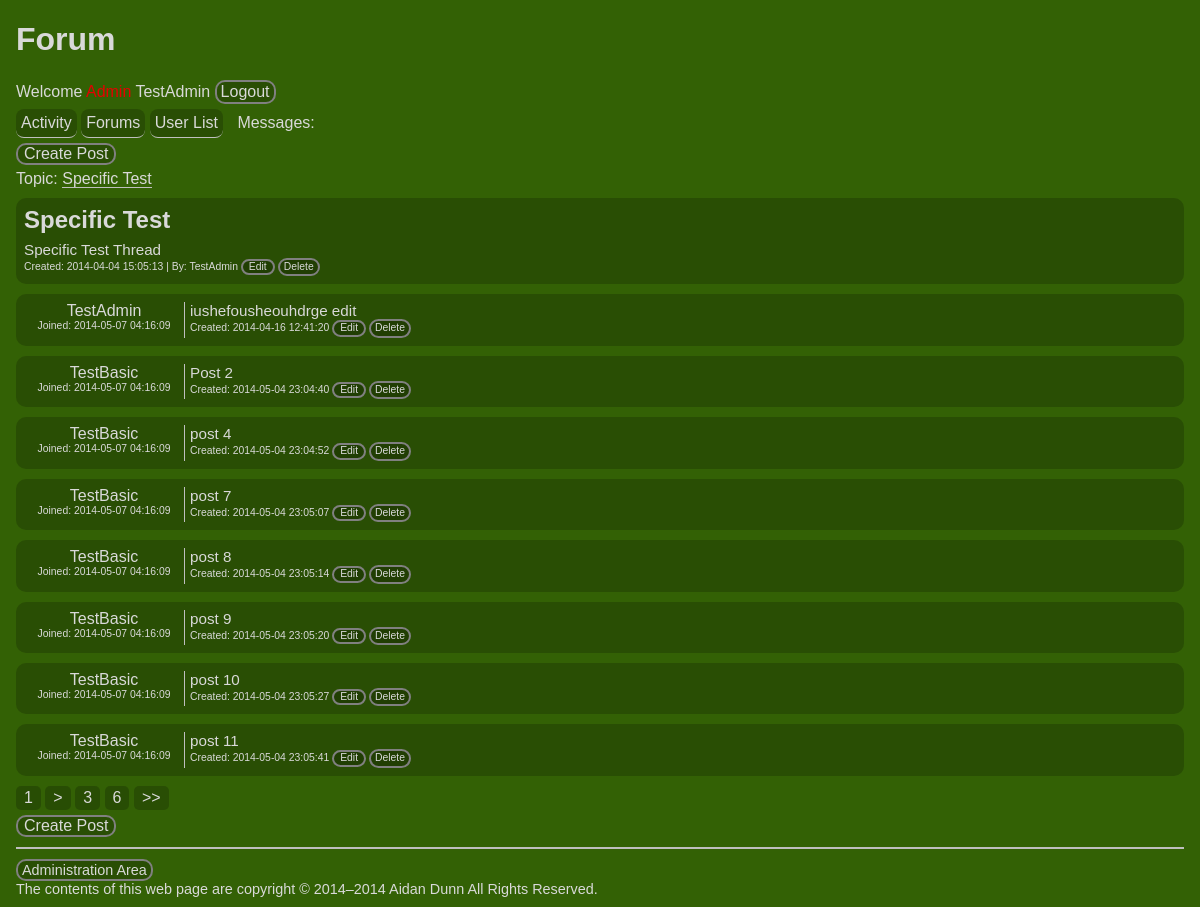
The app's page /?Thread=2 (signed in) with its own data.
### tables this page shows
CREATE TABLE IF NOT EXISTS `Users` (
  `ID` int(11) NOT NULL AUTO_INCREMENT,
  `Email` varchar(100) NOT NULL,
  `Password` varchar(105) NOT NULL,
  `Role` varchar(200) NOT NULL,
  `Name` varchar(50) NOT NULL,
  `Joined` timestamp NOT NULL DEFAULT CURRENT_TIMESTAMP ON UPDATE CURRENT_TIMESTAMP,
  PRIMARY KEY (`ID`),
  UNIQUE KEY `Email` (`Email`),
  UNIQUE KEY `Name` (`Name`)
);

CREATE TABLE IF NOT EXISTS `Topics` (
  `ID` int(11) NOT NULL AUTO_INCREMENT,
  `Name` varchar(50) NOT NULL,
  `Description` varchar(150) NOT NULL,
  `SectionID` int(11) NOT NULL,
  PRIMARY KEY (`ID`),
  UNIQUE KEY `Name` (`Name`)
);

CREATE TABLE IF NOT EXISTS `Threads` (
  `ID` int(11) NOT NULL AUTO_INCREMENT,
  `Title` varchar(50) NOT NULL,
  `Contents` varchar(10000) NOT NULL,
  `Created` timestamp NOT NULL DEFAULT CURRENT_TIMESTAMP,
  `CreatorID` int(11) NOT NULL,
  `TopicID` int(11) NOT NULL,
  PRIMARY KEY (`ID`),
  KEY `Section` (`TopicID`)
);

CREATE TABLE IF NOT EXISTS `Posts` (
  `ID` int(11) NOT NULL AUTO_INCREMENT,
  `Contents` varchar(10000) NOT NULL,
  `Created` timestamp NOT NULL DEFAULT CURRENT_TIMESTAMP,
  `CreatorID` int(11) NOT NULL,
  `ThreadID` int(11) NOT NULL,
  PRIMARY KEY (`ID`)
);

### includes/access.inc.php (called while the page is built, shortened)
<?php
function userIsLoggedIn(){
	if (isset($_SESSION['loggedIn'])){
		return databaseContainsUser($_SESSION['email'], $_SESSION['password']);
	}
}
function databaseContainsUser($email, $password){
	include  $_SERVER['DOCUMENT_ROOT'].'/Forum/includes/db.inc.php';
	try{
		$sql = "SELECT COUNT(*) FROM Users WHERE Email = :email AND Password = :password";
		$s = $pdo->prepare($sql);
		$s->bindValue(':email', $email);
		$s->bindValue(':password', $password);
		$s->execute();
	}
	catch (PDOException $e){
		$error = 'Error searching for User.';
		include  $_SERVER['DOCUMENT_ROOT'].'/Forum/includes/error.html.php';
		exit();
	}
	$row = $s->fetch();
	if ($row[0] > 0){
		return TRUE;
	}
	else{
		return FALSE;
	}
}
function userHasRole($role){
	include $_SERVER['DOCUMENT_ROOT'].'/Forum/includes/db.inc.php';
	if(empty($_SESSION['email'])){$email = null;}
	else{$email = $_SESSION['email'];}
	try{
		$sql = "SELECT COUNT(*) FROM Users INNER JOIN UsersRole ON Role = UsersRole.Name WHERE Email = :email AND UsersRole.Name = :roleId";
		$s = $pdo->prepare($sql);
		$s->bindValue(':email', $email);
		$s->bindValue(':roleId', $role);
		$s->execute();
	}
	catch (PDOException $e){
		$error = 'Error searching for author roles.';
		include  $_SERVER['DOCUMENT_ROOT'].'/Forum/includes/error.html.php';
		exit();
	}
	$row = $s->fetch();
	if ($row[0] > 0){
		return TRUE;
	}
	else{
		return FALSE;
	}
}

### pages/thread.html.php (the view, shortened to what this page needs)
<?php
	include $_SERVER['DOCUMENT_ROOT'].'/Forum/includes/db.inc.php';
	try{
		$result = $pdo->query('SELECT Threads.ID as tID, Threads.Title as tTitle, Threads.Contents as tContents, Threads.Created as tCreated, Threads.TopicID as tTopicID, Users.Name as uName, Users.Email as uEmail
		FROM Threads
		INNER JOIN Users ON Threads.CreatorID = Users.ID
		WHERE Threads.ID = '.$_GET['Thread'].'
		LIMIT 1');
	}
	catch (PDOException $e){
		$error = 'Error retrieving Thread.';
		include $_SERVER['DOCUMENT_ROOT'].'/Forum/includes/error.html.php';
		exit();
	}
	foreach ($result as $row) {
		$thread = array('id' => $row['tID'],
			'title' => $row['tTitle'],
			'content' => $row['tContents'],
			'date' => $row['tCreated'],
			'topic' => $row['tTopicID'],
			'email' => $row['uEmail'],
			'user' => $row['uName']);
	}
	try{
		$result = $pdo->query('SELECT Name
		FROM Topics
		WHERE ID = '.$thread['topic'].'
		LIMIT 1');
	}
	catch (PDOException $e){
		$error = 'Error retrieving Topic.';
		include $_SERVER['DOCUMENT_ROOT'].'/Forum/includes/error.html.php';
		exit();
	}
	foreach ($result as $row) {
		$topic = $row['Name'];
	}
	try{
		$result = $pdo->query('SELECT COUNT(*)
		FROM Posts
		WHERE Posts.ThreadID = '.$_GET['Thread']);
	}
	catch (PDOException $e){
		$error = 'Error retrieving post count.';
		include $_SERVER['DOCUMENT_ROOT'].'/Forum/includes/error.html.php';
		exit();
	}
	foreach ($result as $row){
		$postCount = $row[0];
	}
	$pageCount = ceil($postCount / $postsPerPage);
	try{
		$result = $pdo->query('SELECT Posts.ID as pID, Posts.Contents as pContents, Posts.Created as pCreated, Users.Name as uName, Users.Email as uEmail, Users.Joined as uJoin
		FROM Posts
		INNER JOIN Users ON Posts.CreatorID = Users.ID
		WHERE Posts.ThreadID = '.$_GET['Thread'].'
		ORDER BY Posts.Created
		LIMIT 0, '.$postsPerPage);
	}
	catch (PDOException $e){
		$error = 'Error retrieving posts.';
		include $_SERVER['DOCUMENT_ROOT'].'/Forum/includes/error.html.php';
		exit();
	}
	foreach ($result as $row) {
		$posts[] = array('id' => $row['pID'],
			'content' => $row['pContents'],
			'date' => $row['pCreated'],
			'user' => $row['uName'],
			'email' => $row['uEmail'],
			'join' => $row['uJoin']);
	}
	$iterate = ceil($pageCount / 3);
if(userIsLoggedIn()) include $_SERVER['DOCUMENT_ROOT'].'/Forum/includes/button_newPost.inc.php'; ?>
<div>Topic: <a href="?Topic=<?php echo $thread['topic'] ?>"><?php htmlout($topic); ?></a></div>
<div class="Seperate">
	<h2><?php htmlout($thread['title']); ?></h2>
	<section><?php htmlout($thread['content']); ?></section>
	<footer>Created: <?php echo $thread['date']; ?> | By: <?php htmlout($thread['user']); ?>
		<?php if(userHasRole('Admin') || (userIsLoggedIn() && $_SESSION['email'] == $thread['email'])): ?>
	 	<form class="inline" action="/Admin/?Thread" method="post">
	 		<input type="submit" name="action" value="Edit">
			<label class="button pointer" for="<?php echo $thread['id']; ?>">Delete</label>
	 	</form>
 		<?php endif; ?>
	</footer>
</div>
<?php if(!empty($posts)):
foreach($posts as $post): ?>
<div class="Seperate page_wrap">
	<aside class=" userInfo">
		<?php htmlout($post['user']);
		echo "<br><footer>Joined: ".$post['join']."</footer>"; ?>
	</aside>
	<article class="flex">
		<section><?php htmlout($post['content']); ?></section>
		<footer>Created: <?php echo $post['date']; ?>
			<?php if(userHasRole('Admin') || (userIsLoggedIn() && $_SESSION['email'] == $post['email'])): ?>
		 	<form class="inline" action="/Admin/?Post" method="post">
		 		<input type="submit" name="action" value="Edit">
				<label class="button pointer" for="<?php echo $post['id']; ?>">Delete</label>
		 	</form>
		 	<?php endif; ?>
	 	</footer>
	</article>
</div>
<?php endforeach; endif;
if($postCount > $postsPerPage): ?>
	<div class="post_browse">
		<span title="Current Page">1</span>
		<a href="<?php htmlout('?Thread='.$_GET['Thread'].'&Page=2'); ?>" title="Next Page">&#62</a>
		<?php for ($i = 3; $i < ($pageCount - 1); $i += $iterate): ?>
			<a href="?Thread=<?php htmlout($_GET['Thread']); ?>&Page=<?php echo $i; ?>"><?php echo $i; ?></a>
		<?php endfor;
		if($postCount > ($postsPerPage * 2)): ?>
			<a href="?Thread=<?php htmlout($_GET['Thread']); ?>&Page=<?php echo $pageCount; ?>" title='Last Page'>&#62&#62</a>
		<?php endif; ?>
	</div>
<?php endif;
if(userIsLoggedIn()) include $_SERVER['DOCUMENT_ROOT'].'/Forum/includes/button_newPost.inc.php'; ?>

### includes/head.html.php (shortened to what this page needs)
<?php
	include $_SERVER['DOCUMENT_ROOT'].'/Forum/includes/db.inc.php';
if(userIsLoggedIn()){
	try{
		$result = $pdo->query('SELECT Name FROM Users WHERE Email = "'.$_SESSION['email'].'" Limit 1');
	}
	catch (PDOException $e){
		$error = 'Error fetching user name from the database!';
		include $_SERVER['DOCUMENT_ROOT'].'/Forum/includes/error.html.php';
		exit();
	}
}
?>
<!DOCTYPE html>
<html>
<head>
	<link rel="stylesheet" type="text/css" href="/Forum/css/normalize.css"/>
	<link rel="stylesheet" type="text/css" href="/Forum/css/base.css"/>
</head>
<body onload="init();">
<h1>Forum</h1>
<?php if(userIsLoggedIn()): ?>
	<span>Welcome  <?php if(userHasRole('Admin')){echo "<span title='You have Administrator Privileges' class='error'>Admin</span> ";}
		htmlout($userName);?>
	</span>
	<label class="button" for="logout">Logout</label>
<?php endif; ?>
<nav>
	<a href="/Forum/?Activity">Activity</a>
	<a href="/Forum/?Forums">Forums</a>
	<?php if(userIsLoggedIn()) echo "<a href='/?Users'>User List</a>" ?>
	<span>
		Messages:
	</span>
</nav>
<div id="body" >

### includes/helpers.inc.php
<?php
	function html($text){
		return htmlspecialchars($text, ENT_QUOTES, 'UTF-8');
	}
	function htmlout($text){
		echo html($text);
	}

### index.php (shortened to what this page needs)
<?php
$postsPerPage = 8;
include $_SERVER['DOCUMENT_ROOT'].'/Forum/includes/helpers.inc.php';
require_once $_SERVER['DOCUMENT_ROOT'].'/Forum/includes/access.inc.php';
include $_SERVER['DOCUMENT_ROOT'].'/Forum/includes/head.html.php';
if(isset($_GET["newThread"]) && (userIsLoggedIn())){
	include 'pages/newThread.html.php';
}
elseif(isset($_GET["newPost"]) && (userIsLoggedIn())){
	include 'pages/newPost.html.php';
}
elseif(!empty($_GET["Thread"]) && !empty($_GET["Page"])){
	include 'pages/posts.html.php';
}
elseif(!empty($_GET["Thread"])){
	include 'pages/thread.html.php';
}
elseif(!empty($_GET["Topic"])){
	include 'pages/topic.html.php';
}
elseif(isset($_GET["Forums"])){
	include 'pages/forums.html.php';
}
elseif(isset($_GET['Users'])){
	include 'pages/userList.html.php';
}
else{
	include 'pages/activity.html.php';
}
include $_SERVER['DOCUMENT_ROOT'].'/Forum/includes/foot.html.php';

### includes/button_newPost.inc.php (shortened to what this page needs)
<form method="get">
	<button>Create Post</button>
</form>

### includes/foot.html.php (shortened to what this page needs)
</div>
<footer>
	<?php if(userHasRole('Admin')): ?>
		<a class="button" href="/Admin/">Administration Area</a>
	<?php endif; ?>
	<br>
	The contents of this web page are copyright &copy; 2014&ndash;<?php echo date('Y'); ?> Aidan Dunn All Rights Reserved.
</footer>

### css/base.css (style rules this page uses)
html { color:hsl(0,0%,85%); background-color:hsl(90,90%,20%); font-size: medium }
div { position:relative; margin-bottom:10px }
body { margin:0 1em }
.Seperate { background-color:hsla(0,0%,0%,.2); margin-bottom:10px; border:none; border-radius:10px; padding:.5em }
nav>a { border-radius: 8px; background-color:hsla(0,0%,0%,.2); padding: 5px; display: inline-block }
nav { margin:5px 0 }
nav span { margin-left:10px }
h2 { margin-top:0; margin-bottom:.3em }
a { color:hsl(0,0%,85%); text-decoration:none; border-bottom:1px solid hsl(0,0%,75%) }
body>footer { font-size:90%; border-top:2px solid hsl(0,0%,75%); padding-top:10px; margin-bottom:10px; position:relative }
.userInfo { border-right:1px solid hsl(0,0%,75%); text-align:center; width:150px; vertical-align:top }
article,.userInfo { padding:0 5px }
article { position:relative }
section { font-size:95% }
footer { display:block; bottom:0; font-size:65%; width:100% }
.button,button,input[type=button],input[type=submit] { color:hsl(0,0%,85%); border:2px solid hsl(0,0%,50%); border-radius:10px; background-color:hsla(0,0%,0%,.2); line-height:1em }
.button { text-decoration:none; font-size:100%; display:inline-block; cursor:pointer; padding:2px 4px }
.page_wrap { -ms-box-orient:horizontal; display:flex }
.post_browse>* { text-decoration:none; background-color:hsla(0,0%,0%,.2); border:none; border-radius:5px; display:inline-block; padding:3px 8px }
.flex { -webkit-box-flex:1; -moz-box-flex:1; -webkit-flex:1; -ms-flex:1; flex:1 }
.pointer { cursor:pointer }
.error { color:hsl(0,100%,45%) }
.inline,.logout_hide:checked+form { display:inline-block; margin:0 }
.post_browse,form { margin-bottom:5px }
@media (min-width:40em) { html { font-size:100%; } }

### records on screen
users: Name "TestAdmin"
topics: Name "Specific Test"
threads: Title "Specific Test Specific Test Thread TestAdmin", Created "2014-04-04 15:05:13"
posts: CreatorID.Name "TestAdmin iushefousheouhdrge edit", CreatorID.Joined "2014-05-07 04:16:09", Created "2014-04-16 12:41:20"
posts: CreatorID.Name "TestBasic Post 2", CreatorID.Joined "2014-05-07 04:16:09", Created "2014-05-04 23:04:40"
posts: CreatorID.Name "TestBasic post 4", CreatorID.Joined "2014-05-07 04:16:09", Created "2014-05-04 23:04:52"
posts: CreatorID.Name "TestBasic post 7", CreatorID.Joined "2014-05-07 04:16:09", Created "2014-05-04 23:05:07"
posts: CreatorID.Name "TestBasic post 8", CreatorID.Joined "2014-05-07 04:16:09", Created "2014-05-04 23:05:14"
posts: CreatorID.Name "TestBasic post 9", CreatorID.Joined "2014-05-07 04:16:09", Created "2014-05-04 23:05:20"
posts: CreatorID.Name "TestBasic post 10", CreatorID.Joined "2014-05-07 04:16:09", Created "2014-05-04 23:05:27"
posts: CreatorID.Name "TestBasic post 11", CreatorID.Joined "2014-05-07 04:16:09", Created "2014-05-04 23:05:41"

### other values on screen
$i "3"
$i "6"
